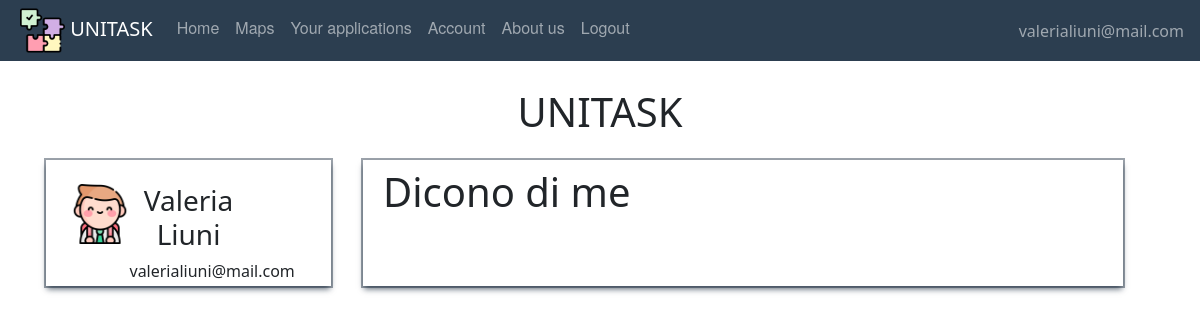
Page /account (signed in) on the earlier database version.
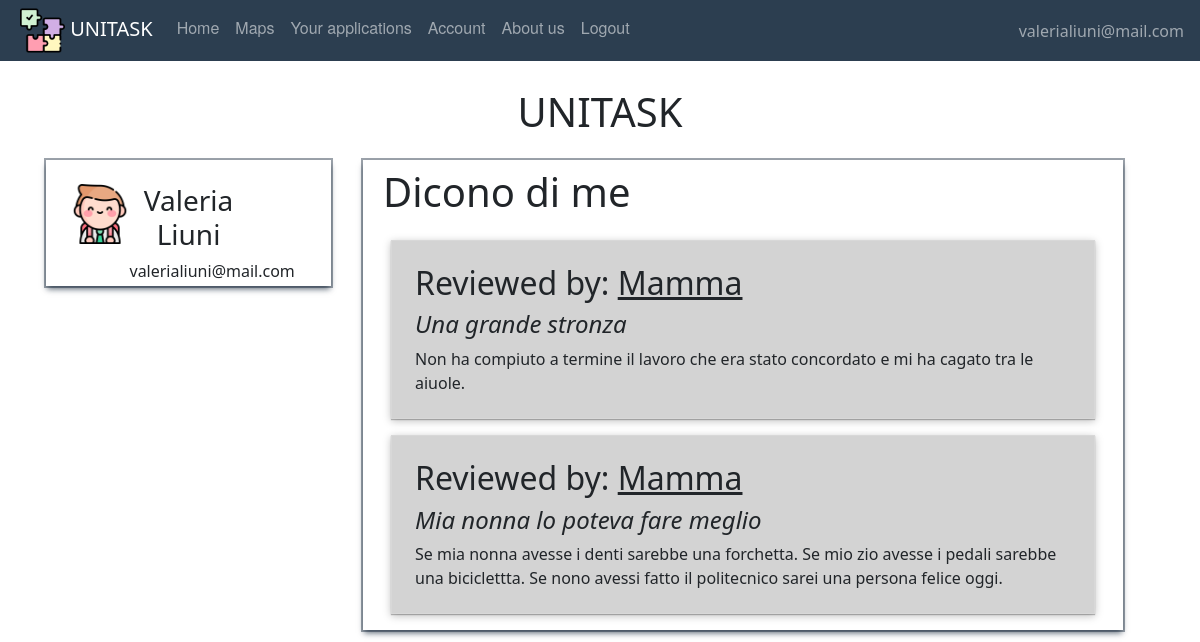
Same page on the later database version.
### website/models.py (models this page shows)
class User(db.Model, UserMixin):
    id = db.Column(db.Integer, primary_key=True)
    email = db.Column(db.String(150), unique=True)
    password = db.Column(db.String(150))
    first_name = db.Column(db.String(150))
    surname = db.Column(db.String(150))
    type = db.Column(db.String(20))
    reviewsposted = db.relationship('Review', foreign_keys='Review.id_reviewer',
                                    backref='author')
    reviewsreceived = db.relationship('Review', foreign_keys='Review.id_reviewed',
                                      backref='received')
    __mapper_args__ = {
        'polymorphic_on': type,
        'polymorphic_identity': 'user',
    }

class Review(db.Model, UserMixin):
    id = db.Column(db.Integer, primary_key=True)
    title = db.Column(db.String(150))
    text = db.Column(db.String(150))
    date = db.Column(db.DateTime(timezone=True), default=func.now)
    id_reviewer = db.Column(db.Integer, db.ForeignKey('user.id'))
    id_reviewed = db.Column(db.Integer, db.ForeignKey('user.id'))
    task_id = db.Column(db.Integer, db.ForeignKey('offer.id'))

### website/views.py (the view)
@views.route('/account')
def account():
    return render_template("User/account.html", user=current_user)

### website/__init__.py (called while the page is built)
def create_app():
    app = Flask(__name__)
    app.config['SECRET_KEY'] = 'atrebunfigoassurdo'
    app.config['SQLALCHEMY_DATABASE_URI'] = 'sqlite:///'+ DB_NAME
    db.init_app(app)
    from .views import views  # We imported the name of the blueprint
    from .auth import auth
    app.register_blueprint(views, url_prefix="/")  # Stiamo dicendo come sono definite le pagine e dove sono
    app.register_blueprint(auth, url_prefix="/")
    from .models import User, Offer, Adult, Student
    create_database(app)
    login_manager = LoginManager()
    login_manager.login_view = 'auth.login'  # dove vogliamo mandare l'user se non loggato
    login_manager.init_app(app)
    @login_manager.user_loader
    def load_user(id):
        return User.query.get(int(id))
    return app

### website/templates/User/account.html (shortened to what this page needs)
{% extends "base.html" %} {% block title %}Personal settings{% endblock %} {% block content%}
     <br />
    <h1 align = "center">UNITASK</h1>
    <div class="container">
    <div class="row">
        <div align="center" class="col-3 profile-box m-3 p-4">
            <div class="row">
                <div class="col-2">
                 {% if user.type=='student'%}
                            <img align="left" width="60" height="60" alt="usertype" src="/static/images/pic/student.png"/>
                    {% endif %}
            </div>
                <div class="col-8">
                    <h3 class="px-2">{{user.first_name}} {{ user.surname }}</h3>
                    <p class="px-3">{{ user.email }}</p>
                    </div>
            </div>
        </div>
        <div  class="col-8 reviews-box m-3">
<h1 align="left" class="p-2">Dicono di me </h1>
        {% for recens in user.reviewsreceived %}
            <div class="box-review">
                <h2>Reviewed by: <span class="review-author"> {{recens.author.first_name }}</span></h2>
                <h4 class="review-title">{{ recens.title }}</h4>
                {{ recens.text }}
            </div>
          {% endfor %}
        </div>
    </div>
    </div>
{% endblock %}

### website/templates/base.html (shortened to what this page needs)
<!DOCTYPE html>
<html lang="">
  <head>
      <link href="/static/css/style.css" rel="stylesheet">
      <link href="https://cdn.jsdelivr.net/npm/bootstrap@5.0.2/dist/css/bootstrap.min.css" rel="stylesheet">
  </head>
  <body>
  <nav class="navbar fixed-top navbar-expand-lg navbar-dark">
    <ul class="navbar-nav mr-auto">
    <li>
    <a style="padding-left:1em;" class="navbar-brand" href="#">
        <img src="/static/images/pic/puzzle.png" width="45" height="45"/>
        UNITASK
    </a></li>
            {% if user.is_authenticated %}
                {% if user.type=='adult' %}
                    <li class="nav-item"><a class="nav-link" id="home" href="/">Home</a></li>
                    <li class="nav-item"><a class="nav-link" id="posttask" href="/posttask">Post a Task</a></li>
                    <li class="nav-item"><a class="nav-link" id="offer" href="/taskpending">Task Pending</a></li>
                    <li class="nav-item"><a class="nav-link" id="account" href="/account">Account</a></li>
                    <li class="nav-item"><a class="nav-link" id="aboutus" href="/about_us">About us</a></li>
                    <li class="nav-item"><a class="nav-link" id="logout" href="/logout">Logout</a></li>
                    {% elif user.type=='student' %}
                    <li class="nav-item"><a class="nav-link" id="offer" href="/offer">Home</a></li>
                    <li class="nav-item"><a class="nav-link" id="maps" href="/maps">Maps</a>
                    <li class="nav-item"><a class="nav-link" id="applications" href="/listapplications">Your applications</a></li>
                    <li class="nav-item"><a class="nav-link" id="account" href="/account">Account</a></li>
                    <li class="nav-item"><a class="nav-link" id="aboutus" href="/about_us">About us</a></li>
                    <li class="nav-item"><a class="nav-link" id="logout" href="/logout">Logout</a></li>
                    {% endif %}
                </ul>
                <ul class="navbar-nav ms-auto">
                <li class="nav-item">
                    <span style="padding-right:1em;" class="navbar-text d-flex justify-content-end">
                     {{ user.email}}
                       </span>
                </li>
                </ul>
                    {% else %}
                <li class="nav-item"><a class="nav-link" id="sign_up" href="/sign_up">Signup</a></li>
                <li class="nav-item"><a class="nav-link" id="login" href="/login">Login</a>
                <li class="nav-item"> <a class="nav-link" id="aboutus" href="/about_us">About us</a></li>
            {% endif %}
</nav>
    {% block content %}
    {% endblock %}
  </body>
</html>

### website/static/css/style.css (style rules this page uses)
body { padding-top:4em; }
.navbar { list-style-type: none; margin: 0; padding: 0; overflow: hidden; background-color: #2c3e50; }
.nav-link { display: block; color: white; text-align: center; padding: 14px 16px; text-decoration: none; font-family: "Helvetica Neue", Helvetica, Arial, sans-serif; }
.profile-box { max-height:126px; box-shadow: rgba(6, 24, 44, 0.4) 0px 0px 0px 2px, rgba(6, 24, 44, 0.65) 0px 4px 6px -1px, rgba(255, 255, 255, 0.08) 0px 1px 0px inset; }
.reviews-box { box-shadow: rgba(6, 24, 44, 0.4) 0px 0px 0px 2px, rgba(6, 24, 44, 0.65) 0px 4px 6px -1px, rgba(255, 255, 255, 0.08) 0px 1px 0px inset; }
.review-author { text-decoration: underline; text-transform: capitalize; }
.review-title { font-style: italic; }
.box-review { background-color: lightgrey; box-shadow: rgba(0, 0, 0, 0.25) 0px 0.0625em 0.0625em, rgba(0, 0, 0, 0.25) 0px 0.125em 0.5em, rgba(255, 255, 255, 0.1) 0px 0px 0px 1px inset; margin:1em; padding: 1.5em; }

Differences in the rows shown:
added Review: author.first_name "Mamma", title "Una grande stronza", text "Non ha compiuto a termine il lavoro che era stato concordato e mi ha cagato tra le aiuole."
added Review: author.first_name "Mamma", title "Mia nonna lo poteva fare meglio", text "Se mia nonna avesse i denti sarebbe una forchetta. Se mio zio avesse i pedali sarebbe una biciclettta. Se nono avessi fatto il politecnico sarei una persona felice oggi."
